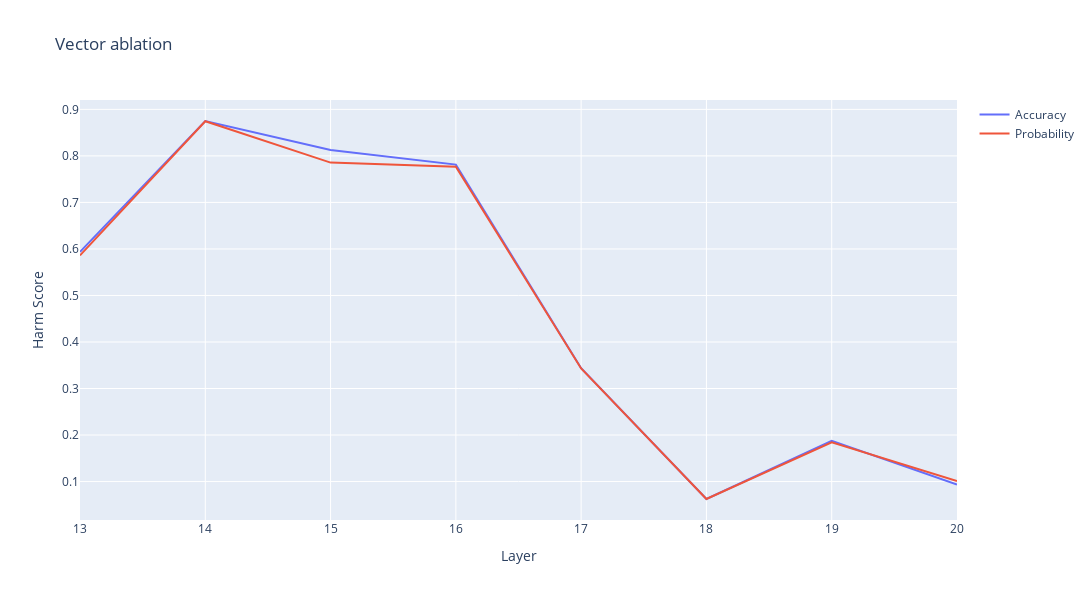

Source (notebook cell):
### Code cell
# 1. Find best direction which reduce safety score
layers_to_steer = list(range(13,21)) # gemma middle layers
vec_ablation_acc = []
vec_ablation_prob = []
layer_resp = {}
for steer_layer in tqdm(layers_to_steer,total = len(layers_to_steer)):
    ablated_resp = eval_ds(model,harmful_val,saes,steering_vec = steering_vec[steer_layer],steering_fn='vec',**gen_kwargs)
    harm_acc,harm_prob = harmbench_judge(harmful_val,ablated_resp,**hb_kwargs)
    vec_ablation_acc.append(harm_acc)
    vec_ablation_prob.append(harm_prob)
    layer_resp[steer_layer] = ablated_resp

plot_line(np.stack([np.array(vec_ablation_acc),np.array(vec_ablation_prob)]),xlabel = 'Layer',ylabel = 'Harm Score',title = 'Vector ablation',x_tick = layers_to_steer,width=1200,height = 600,labels = ['Accuracy','Probability'])

### Figure 1 — Plotly figure (JSON) as saved in the notebook; plotly's stock layout.template omitted (floating-point values rounded to 4 significant figures)
{"data": [{"mode": "lines", "name": "Accuracy", "type": "scatter", "x": [13, 14, 15, 16, 17, 18, 19, 20], "y": [0.5938, 0.875, 0.8125, 0.7812, 0.3438, 0.0625, 0.1875, 0.09375]}, {"mode": "lines", "name": "Probability", "type": "scatter", "x": [13, 14, 15, 16, 17, 18, 19, 20], "y": [0.5861, 0.8744, 0.7855, 0.7768, 0.3432, 0.06258, 0.1844, 0.1013]}], "layout": {"height": 600, "title": {"text": "Vector ablation"}, "width": 1200, "xaxis": {"tickmode": "array", "tickvals": [13, 14, 15, 16, 17, 18, 19, 20], "title": {"text": "Layer"}}, "yaxis": {"title": {"text": "Harm Score"}}}}
